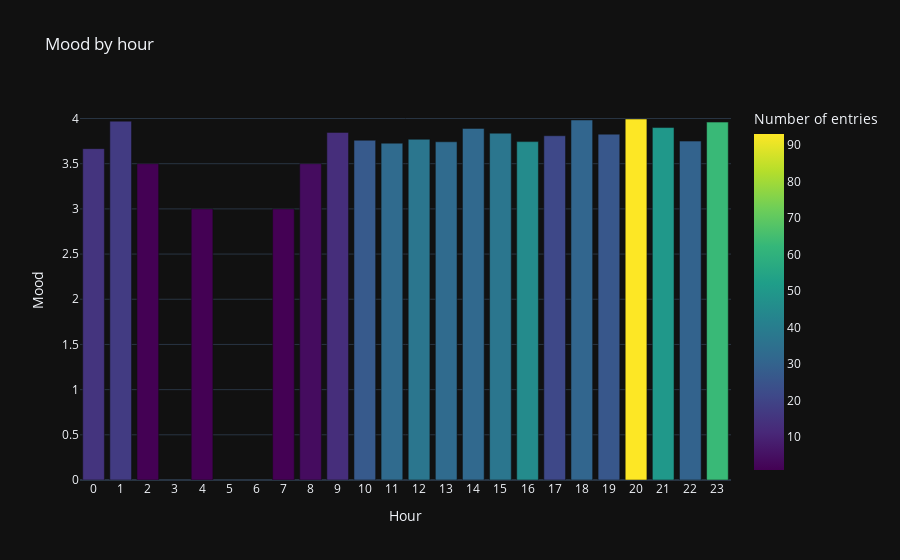

Write notebook code for a chart like this one.
### Markdown cell above
## Bar plot by hour/day/month

### Code cell
df.by_time_bar_plot('hour')

### Figure 1 — Plotly figure (JSON) as saved in the notebook; plotly's stock layout.template omitted (floating-point values rounded to 4 significant figures)
{"data": [{"alignmentgroup": "True", "hovertemplate": "Hour=%{x}<br>Mood=%{y}<br>Number of entries=%{marker.color}<extra></extra>", "legendgroup": "", "marker": {"color": [33, 15, 93, 45, 31, 27, 13, 63, 37, 37, 26, 17, 4, 1, 30, 32, 33, 50, 21, 1, 1], "coloraxis": "coloraxis", "pattern": {"shape": ""}}, "name": "", "offsetgroup": "", "orientation": "v", "showlegend": false, "textposition": "auto", "type": "bar", "x": [13, 0, 20, 16, 18, 10, 9, 23, 15, 12, 19, 1, 8, 2, 22, 14, 11, 21, 17, 4, 7], "xaxis": "x", "y": [3.742, 3.667, 3.995, 3.744, 3.984, 3.759, 3.846, 3.96, 3.838, 3.77, 3.827, 3.971, 3.5, 3.5, 3.75, 3.891, 3.727, 3.9, 3.81, 3, 3], "yaxis": "y"}], "layout": {"barmode": "relative", "coloraxis": {"colorbar": {"title": {"text": "Number of entries"}}, "colorscale": [[0, "#440154"], [0.1111, "#482878"], [0.2222, "#3e4989"], [0.3333, "#31688e"], [0.4444, "#26828e"], [0.5556, "#1f9e89"], [0.6667, "#35b779"], [0.7778, "#6ece58"], [0.8889, "#b5de2b"], [1, "#fde725"]]}, "legend": {"tracegroupgap": 0}, "title": {"text": "Mood by hour"}, "xaxis": {"anchor": "y", "domain": [0, 1], "dtick": 1, "title": {"text": "Hour"}}, "yaxis": {"anchor": "x", "domain": [0, 1], "title": {"text": "Mood"}}}}
